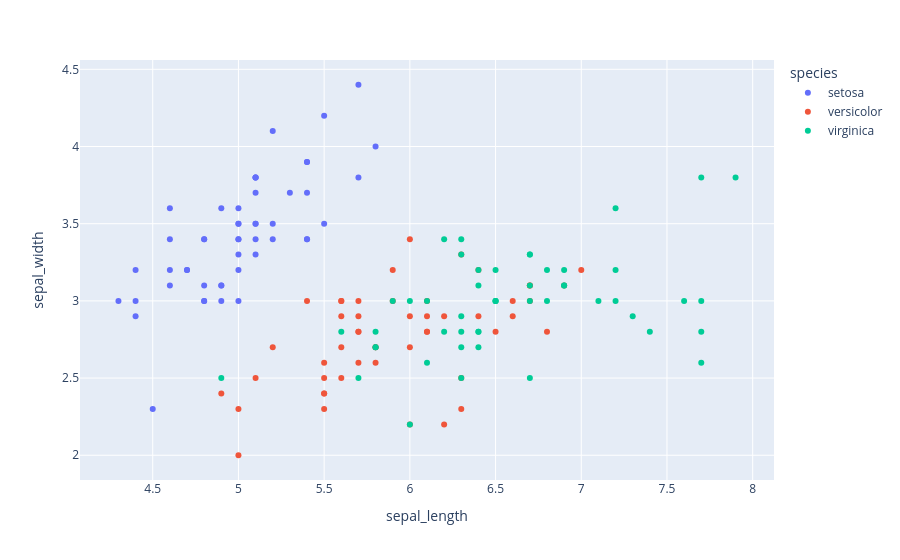

The cell this chart's notebook holds for it:
### Markdown cell above
# 1. Scatter plot

### Code cell
fig_1=px.scatter(df,x='sepal_length',y='sepal_width',color='species')
fig_1.show()

### Figure 1 — Plotly figure (JSON) as saved in the notebook; plotly's stock layout.template omitted (floating-point values rounded to 4 significant figures)
{"data": [{"hovertemplate": "species=setosa<br>sepal_length=%{x}<br>sepal_width=%{y}<extra></extra>", "legendgroup": "setosa", "marker": {"color": "#636efa", "symbol": "circle"}, "mode": "markers", "name": "setosa", "orientation": "v", "showlegend": true, "type": "scatter", "x": [5.1, 4.9, 4.7, 4.6, 5.0, 5.4, 4.6, 5.0, 4.4, 4.9, 5.4, 4.8, 4.8, 4.3, 5.8, 5.7, 5.4, 5.1, 5.7, 5.1, 5.4, 5.1, 4.6, 5.1, 4.8, 5.0, 5.0, 5.2, 5.2, 4.7, 4.8, 5.4, 5.2, 5.5, 4.9, 5.0, 5.5, 4.9, 4.4, 5.1, 5.0, 4.5, 4.4, 5.0, 5.1, 4.8, 5.1, 4.6, 5.3, 5.0], "xaxis": "x", "y": [3.5, 3.0, 3.2, 3.1, 3.6, 3.9, 3.4, 3.4, 2.9, 3.1, 3.7, 3.4, 3.0, 3.0, 4.0, 4.4, 3.9, 3.5, 3.8, 3.8, 3.4, 3.7, 3.6, 3.3, 3.4, 3.0, 3.4, 3.5, 3.4, 3.2, 3.1, 3.4, 4.1, 4.2, 3.1, 3.2, 3.5, 3.6, 3.0, 3.4, 3.5, 2.3, 3.2, 3.5, 3.8, 3.0, 3.8, 3.2, 3.7, 3.3], "yaxis": "y"}, {"hovertemplate": "species=versicolor<br>sepal_length=%{x}<br>sepal_width=%{y}<extra></extra>", "legendgroup": "versicolor", "marker": {"color": "#EF553B", "symbol": "circle"}, "mode": "markers", "name": "versicolor", "orientation": "v", "showlegend": true, "type": "scatter", "x": [7.0, 6.4, 6.9, 5.5, 6.5, 5.7, 6.3, 4.9, 6.6, 5.2, 5.0, 5.9, 6.0, 6.1, 5.6, 6.7, 5.6, 5.8, 6.2, 5.6, 5.9, 6.1, 6.3, 6.1, 6.4, 6.6, 6.8, 6.7, 6.0, 5.7, 5.5, 5.5, 5.8, 6.0, 5.4, 6.0, 6.7, 6.3, 5.6, 5.5, 5.5, 6.1, 5.8, 5.0, 5.6, 5.7, 5.7, 6.2, 5.1, 5.7], "xaxis": "x", "y": [3.2, 3.2, 3.1, 2.3, 2.8, 2.8, 3.3, 2.4, 2.9, 2.7, 2.0, 3.0, 2.2, 2.9, 2.9, 3.1, 3.0, 2.7, 2.2, 2.5, 3.2, 2.8, 2.5, 2.8, 2.9, 3.0, 2.8, 3.0, 2.9, 2.6, 2.4, 2.4, 2.7, 2.7, 3.0, 3.4, 3.1, 2.3, 3.0, 2.5, 2.6, 3.0, 2.6, 2.3, 2.7, 3.0, 2.9, 2.9, 2.5, 2.8], "yaxis": "y"}, {"hovertemplate": "species=virginica<br>sepal_length=%{x}<br>sepal_width=%{y}<extra></extra>", "legendgroup": "virginica", "marker": {"color": "#00cc96", "symbol": "circle"}, "mode": "markers", "name": "virginica", "orientation": "v", "showlegend": true, "type": "scatter", "x": [6.3, 5.8, 7.1, 6.3, 6.5, 7.6, 4.9, 7.3, 6.7, 7.2, 6.5, 6.4, 6.8, 5.7, 5.8, 6.4, 6.5, 7.7, 7.7, 6.0, 6.9, 5.6, 7.7, 6.3, 6.7, 7.2, 6.2, 6.1, 6.4, 7.2, 7.4, 7.9, 6.4, 6.3, 6.1, 7.7, 6.3, 6.4, 6.0, 6.9, 6.7, 6.9, 5.8, 6.8, 6.7, 6.7, 6.3, 6.5, 6.2, 5.9], "xaxis": "x", "y": [3.3, 2.7, 3.0, 2.9, 3.0, 3.0, 2.5, 2.9, 2.5, 3.6, 3.2, 2.7, 3.0, 2.5, 2.8, 3.2, 3.0, 3.8, 2.6, 2.2, 3.2, 2.8, 2.8, 2.7, 3.3, 3.2, 2.8, 3.0, 2.8, 3.0, 2.8, 3.8, 2.8, 2.8, 2.6, 3.0, 3.4, 3.1, 3.0, 3.1, 3.1, 3.1, 2.7, 3.2, 3.3, 3.0, 2.5, 3.0, 3.4, 3.0], "yaxis": "y"}], "layout": {"legend": {"title": {"text": "species"}, "tracegroupgap": 0}, "margin": {"t": 60}, "xaxis": {"anchor": "y", "domain": [0, 1], "title": {"text": "sepal_length"}}, "yaxis": {"anchor": "x", "domain": [0, 1], "title": {"text": "sepal_width"}}}}
